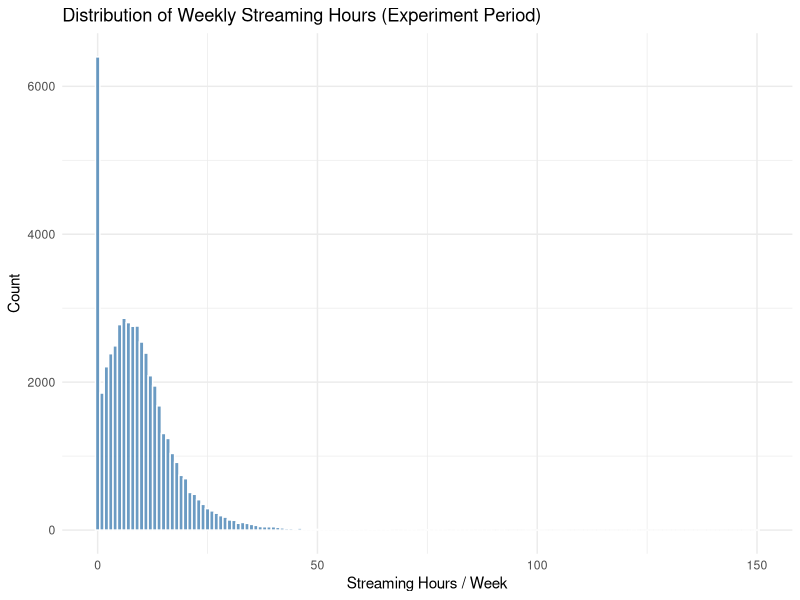
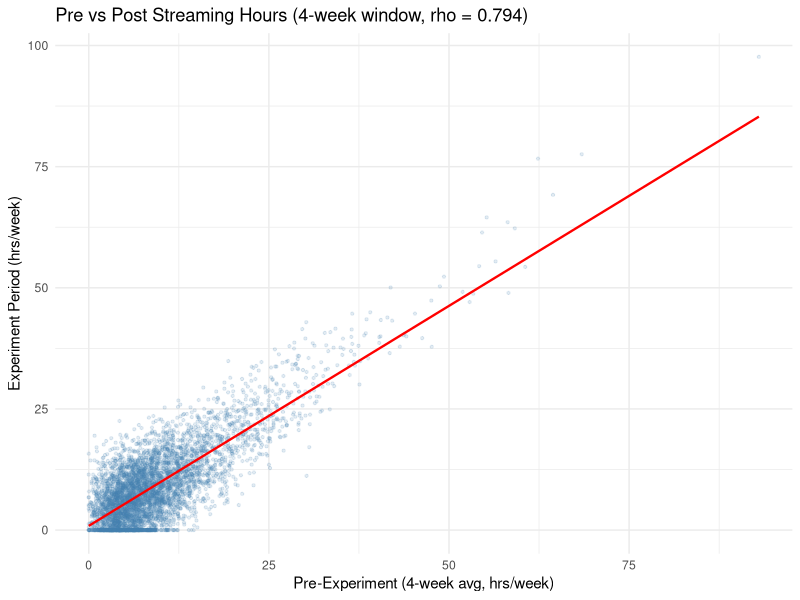
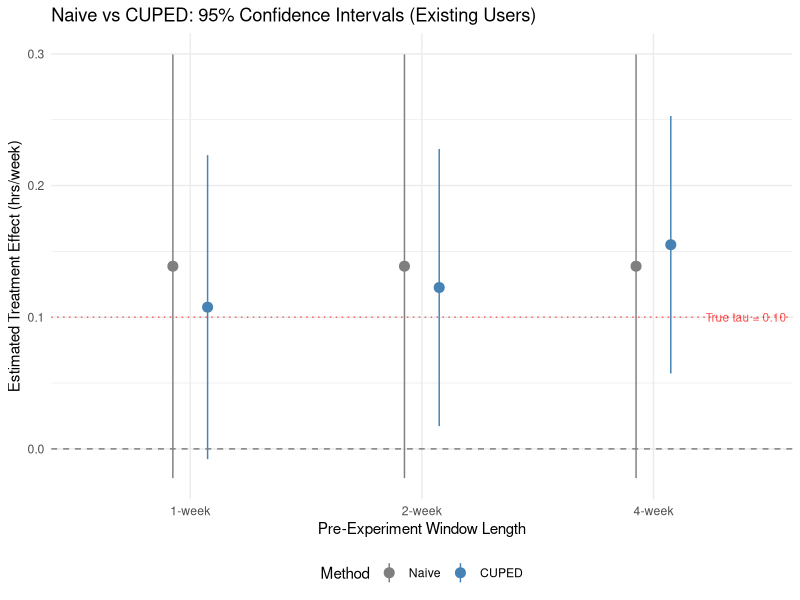

Generate these figures, in order, with R: (Note: this script raises an error after producing the figures.)
## ---- chunk 1
knitr::opts_chunk$set(echo = TRUE, warning = FALSE, message = FALSE)
library(tidyverse)
## ---- chunk 2
set.seed(42)

N <- 50000               # total users
new_user_frac <- 0.20    # 20% new users (no history)

log_mean <- log(7)       # baseline median ~7 hrs/week
log_sd <- 0.7            # right-skewed spread

noise_sd <- 5.0          # week-to-week noise (tuned for rho ~ 0.70)

tau <- 0.10              # treatment effect: +0.10 hrs/week (~1% relative lift)

n_pre_weeks <- 4         # generate 4 weeks of pre-experiment data
## ---- chunk 3
n_new <- round(N * new_user_frac)
n_existing <- N - n_new

users <- tibble(
  user_id = 1:N,
  is_new = c(rep(TRUE, n_new), rep(FALSE, n_existing)),
  baseline_mu = rlnorm(N, meanlog = log_mean, sdlog = log_sd),
  treatment = sample(c(0L, 1L), N, replace = TRUE)
)

cat(sprintf("Treatment: %d | Control: %d\n",
            sum(users$treatment == 1), sum(users$treatment == 0)))
cat(sprintf("New: %d | Existing: %d\n", n_new, n_existing))
## ---- chunk 4
generate_week <- function(baseline_mu, treatment_indicator = NULL, tau_val = 0) {
  n <- length(baseline_mu)
  noise <- rnorm(n, mean = 0, sd = noise_sd)
  hours <- baseline_mu + noise
  if (!is.null(treatment_indicator)) {
    hours <- hours + tau_val * treatment_indicator
  }
  return(pmax(hours, 0))
}

# 4 weeks pre-experiment (no treatment effect)
pre_weeks <- map(1:n_pre_weeks, ~ generate_week(users$baseline_mu))
names(pre_weeks) <- paste0("pre_week_", 1:n_pre_weeks)

# 1 week experiment period (treatment group gets tau)
post_week <- generate_week(users$baseline_mu, users$treatment, tau)
## ---- chunk 5
sim_data <- users %>%
  bind_cols(as_tibble(pre_weeks)) %>%
  mutate(
    post_week = post_week,
    pre_1wk = pre_week_4,
    pre_2wk = (pre_week_3 + pre_week_4) / 2,
    pre_4wk = (pre_week_1 + pre_week_2 + pre_week_3 + pre_week_4) / 4
  ) %>%
  mutate(
    pre_1wk = if_else(is_new, NA_real_, pre_1wk),
    pre_2wk = if_else(is_new, NA_real_, pre_2wk),
    pre_4wk = if_else(is_new, NA_real_, pre_4wk)
  )

head(sim_data %>% select(user_id, is_new, treatment, pre_1wk, pre_4wk, post_week), 10)
## ---- chunk 6
ggplot(sim_data, aes(x = post_week)) +
  geom_histogram(binwidth = 1, fill = "steelblue", color = "white", alpha = 0.8) +
  labs(title = "Distribution of Weekly Streaming Hours (Experiment Period)",
       x = "Streaming Hours / Week", y = "Count") +
  theme_minimal()
## ---- chunk 7
cat(sprintf("Mean:   %.2f hrs/week\n", mean(sim_data$post_week)))
cat(sprintf("Median: %.2f hrs/week\n", median(sim_data$post_week)))
cat(sprintf("SD:     %.2f\n", sd(sim_data$post_week)))
cat(sprintf("Zero-hours users: %.1f%%\n", mean(sim_data$post_week == 0) * 100))
## ---- chunk 8
existing <- sim_data %>% filter(!is_new)

rho_1 <- cor(existing$pre_1wk, existing$post_week)
rho_2 <- cor(existing$pre_2wk, existing$post_week)
rho_4 <- cor(existing$pre_4wk, existing$post_week)

tibble(
  Window = c("1 week", "2 weeks", "4 weeks"),
  rho = c(rho_1, rho_2, rho_4),
  `Theoretical VR` = paste0(round(c(rho_1, rho_2, rho_4)^2 * 100, 1), "%")
) %>% knitr::kable()
## ---- chunk 9
existing %>%
  sample_n(5000) %>%
  ggplot(aes(x = pre_4wk, y = post_week)) +
  geom_point(alpha = 0.15, size = 0.8, color = "steelblue") +
  geom_smooth(method = "lm", se = FALSE, color = "red", linewidth = 0.8) +
  labs(title = sprintf("Pre vs Post Streaming Hours (4-week window, rho = %.3f)", rho_4),
       x = "Pre-Experiment (4-week avg, hrs/week)",
       y = "Experiment Period (hrs/week)") +
  theme_minimal()
## ---- chunk 10
cuped_adjust <- function(y, x) {
  has_x <- !is.na(x)
  theta <- cov(y[has_x], x[has_x]) / var(x[has_x])
  x_mean <- mean(x[has_x])
  y_adj <- y
  y_adj[has_x] <- y[has_x] - theta * (x[has_x] - x_mean)
  return(list(y_adj = y_adj, theta = theta))
}
## ---- chunk 11
run_test <- function(data, pre_col, label) {
  y <- data$post_week
  x <- data[[pre_col]]
  w <- data$treatment

  # naive difference-in-means
  y_t <- y[w == 1]; y_c <- y[w == 0]
  n_t <- length(y_t); n_c <- length(y_c)
  naive_est <- mean(y_t) - mean(y_c)
  naive_se <- sqrt(var(y_t) / n_t + var(y_c) / n_c)
  naive_ci <- naive_est + c(-1, 1) * 1.96 * naive_se
  naive_sig <- (naive_ci[1] > 0) | (naive_ci[2] < 0)

  # CUPED
  res <- cuped_adjust(y, x)
  ya <- res$y_adj
  ya_t <- ya[w == 1]; ya_c <- ya[w == 0]
  cuped_est <- mean(ya_t) - mean(ya_c)
  cuped_se <- sqrt(var(ya_t) / n_t + var(ya_c) / n_c)
  cuped_ci <- cuped_est + c(-1, 1) * 1.96 * cuped_se
  cuped_sig <- (cuped_ci[1] > 0) | (cuped_ci[2] < 0)

  vr <- 1 - cuped_se^2 / naive_se^2

  tibble(
    Label = label,
    `Naive Est` = naive_est,
    `Naive SE` = naive_se,
    `Naive CI` = sprintf("[%.4f, %.4f]", naive_ci[1], naive_ci[2]),
    `Naive Sig` = ifelse(naive_sig, "Yes", "No"),
    `CUPED Est` = cuped_est,
    `CUPED SE` = cuped_se,
    `CUPED CI` = sprintf("[%.4f, %.4f]", cuped_ci[1], cuped_ci[2]),
    `CUPED Sig` = ifelse(cuped_sig, "Yes", "No"),
    `Var Reduction` = sprintf("%.1f%%", vr * 100)
  )
}
## ---- chunk 12
bind_rows(
  run_test(existing, "pre_1wk", "1-week window"),
  run_test(existing, "pre_2wk", "2-week window"),
  run_test(existing, "pre_4wk", "4-week window")
) %>% knitr::kable()
## ---- chunk 13
bind_rows(
  run_test(sim_data, "pre_1wk", "1-week window"),
  run_test(sim_data, "pre_2wk", "2-week window"),
  run_test(sim_data, "pre_4wk", "4-week window")
) %>% knitr::kable()
## ---- chunk 14
new_users <- sim_data %>% filter(is_new)
y_t <- new_users$post_week[new_users$treatment == 1]
y_c <- new_users$post_week[new_users$treatment == 0]
est <- mean(y_t) - mean(y_c)
se <- sqrt(var(y_t) / length(y_t) + var(y_c) / length(y_c))
ci <- est + c(-1, 1) * 1.96 * se

tibble(
  `Estimate` = est,
  `SE` = se,
  `95% CI` = sprintf("[%.4f, %.4f]", ci[1], ci[2]),
  `Significant` = ifelse((ci[1] > 0) | (ci[2] < 0), "Yes", "No")
) %>% knitr::kable()
## ---- chunk 15
# build comparison data for existing users
results <- bind_rows(
  run_test(existing, "pre_1wk", "1-week"),
  run_test(existing, "pre_2wk", "2-week"),
  run_test(existing, "pre_4wk", "4-week")
)

plot_data <- bind_rows(
  tibble(
    Window = results$Label,
    Method = "Naive",
    Est = results$`Naive Est`,
    CI_lo = as.numeric(str_extract(results$`Naive CI`, "(?<=\\[)[\\d.-]+")),
    CI_hi = as.numeric(str_extract(results$`Naive CI`, "(?<=, )[\\d.-]+(?=\\])"))
  ),
  tibble(
    Window = results$Label,
    Method = "CUPED",
    Est = results$`CUPED Est`,
    CI_lo = as.numeric(str_extract(results$`CUPED CI`, "(?<=\\[)[\\d.-]+")),
    CI_hi = as.numeric(str_extract(results$`CUPED CI`, "(?<=, )[\\d.-]+(?=\\])"))
  )
)

plot_data$Window <- factor(plot_data$Window, levels = c("1-week", "2-week", "4-week"))
plot_data$Method <- factor(plot_data$Method, levels = c("Naive", "CUPED"))

ggplot(plot_data, aes(x = Window, y = Est, color = Method)) +
  geom_pointrange(aes(ymin = CI_lo, ymax = CI_hi),
                  position = position_dodge(width = 0.3), size = 0.6) +
  geom_hline(yintercept = 0, linetype = "dashed", color = "gray50") +
  geom_hline(yintercept = tau, linetype = "dotted", color = "red", alpha = 0.6) +
  annotate("text", x = 3.4, y = tau, label = sprintf("True tau = %.2f", tau),
           color = "red", size = 3, alpha = 0.7) +
  scale_color_manual(values = c("Naive" = "gray50", "CUPED" = "steelblue")) +
  labs(title = "Naive vs CUPED: 95% Confidence Intervals (Existing Users)",
       y = "Estimated Treatment Effect (hrs/week)",
       x = "Pre-Experiment Window Length") +
  theme_minimal() +
  theme(legend.position = "bottom")
## ---- chunk 16
output <- sim_data %>%
  select(user_id, is_new, treatment, pre_1wk, pre_2wk, pre_4wk, post_week)

write_csv(output, "/tmp/caus_whitepaper/code/simulated_streaming_data.csv")
cat(sprintf("Saved: %d rows x %d columns\n", nrow(output), ncol(output)))
